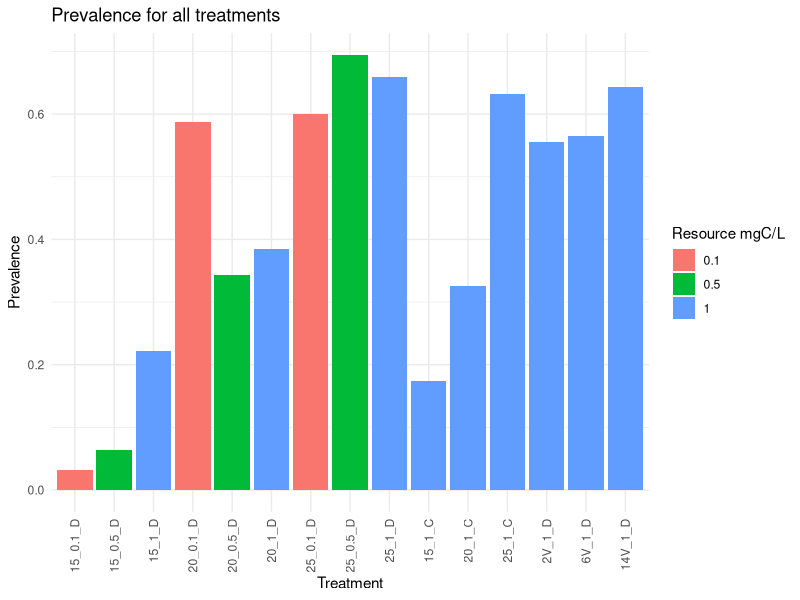
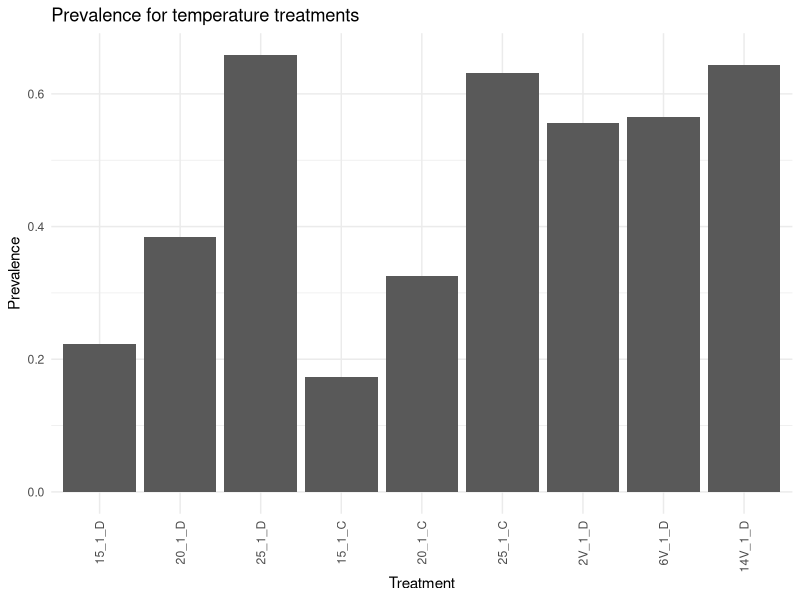
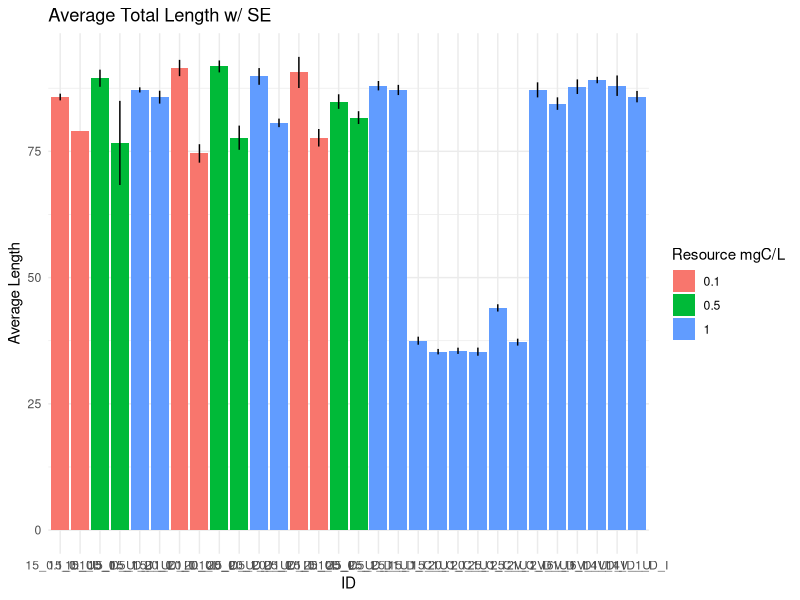
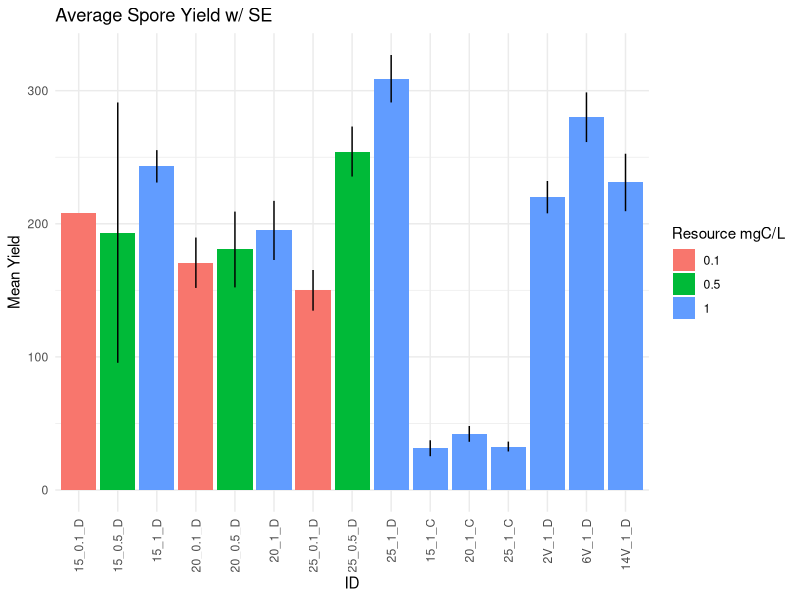
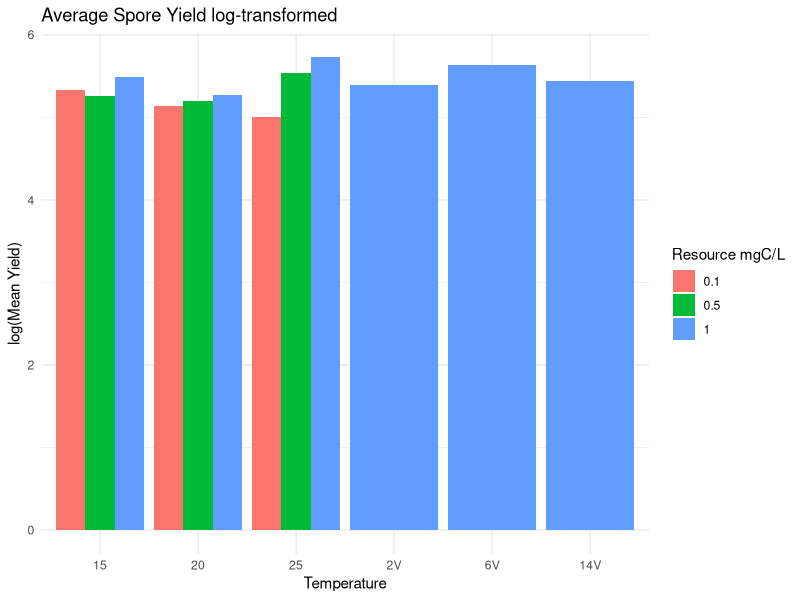
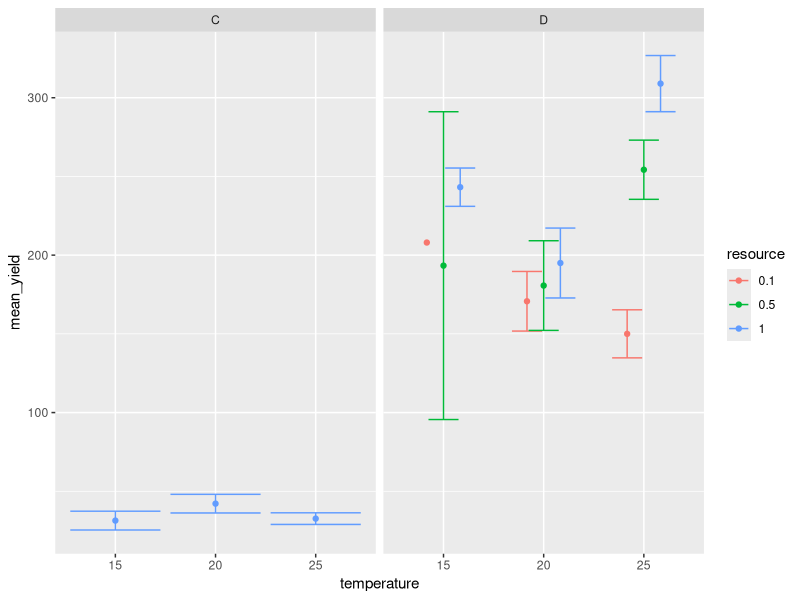
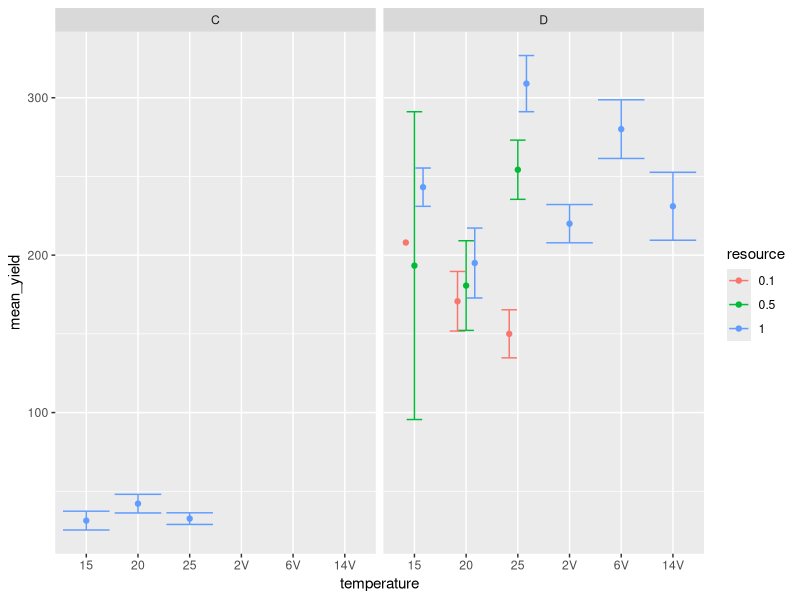
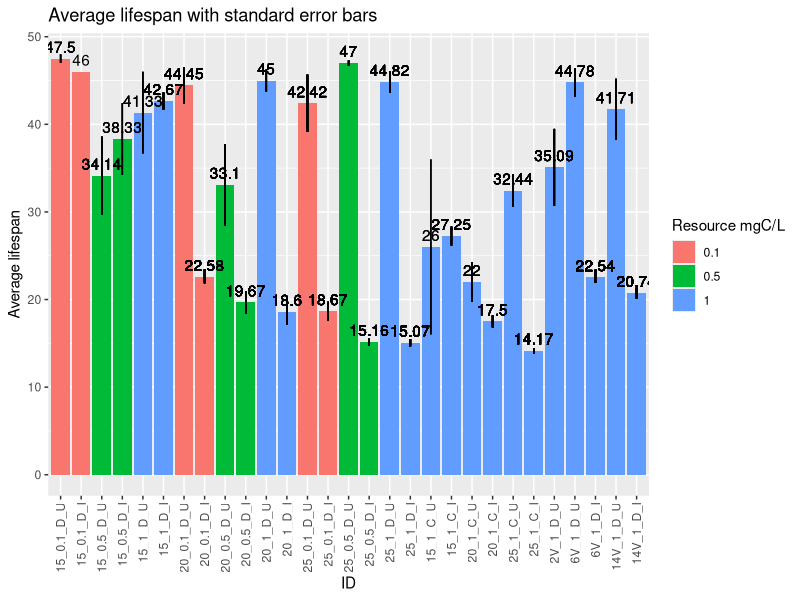

The R script that drew these images, in order: (Note: this script raises an error after producing the figures.)
## ---- chunk 1
knitr::opts_chunk$set(echo = TRUE)
knitr::opts_chunk$set(tidy.opts=list(width.cutoff=50),tidy=TRUE)
## ---- chunk 2
library(tidyverse)
library(magrittr)
library(lubridate)
library(ggpubr)
library(here)
## ---- chunk 3
# treatments <- read_csv(here("raw_data/treatments.csv"))
fitness <- read_csv(here("raw_data/main_fitness_data.csv"))
mort <- read_csv(here("raw_data/main_mort_data.csv"))
## ---- chunk 4
const_temp <- c("15", "20", "25")
mort$resource <- as.factor(mort$resource)
fitness$resource <- as.factor(fitness$resource)
## ---- chunk 5
prev_threshold = 3125
## ---- chunk 6

inf_status <- mort %>% select(tube,inf)

mort %<>% filter(!male %in% c(1) & !missing %in% c(1)) %>% select(-c(male,missing))

prevalence <- mort %>% drop_na(inf) #remove observations with NA for infection status

spores <- mort %>% drop_na(inf) %>% mutate(spore_yield = spore_RAW*(spore_water_added+1))
spores %<>% mutate(ID = paste(temp, resource, species,sep = "_"))


mort %<>% mutate(inf_status = ifelse(inf==1, "I", "U")) %>% filter(inf_status %in% c("I","U"))

mort %<>% mutate(ID = paste(temp, resource, species, inf_status,sep = "_"))


newOrder <- c("15_0.1_D_U","15_0.1_D_I","15_0.5_D_U","15_0.5_D_I","15_1_D_U","15_1_D_I",
              "20_0.1_D_U","20_0.1_D_I","20_0.5_D_U","20_0.5_D_I","20_1_D_U","20_1_D_I",
              "25_0.1_D_U","25_0.1_D_I","25_0.5_D_U","25_0.5_D_I","25_1_D_U","25_1_D_I",
              "15_1_C_U","15_1_C_I","20_1_C_U","20_1_C_I","25_1_C_U","25_1_C_I",
              "2V_1_D_U","2V_1_D_I","6V_1_D_U","6V_1_D_I","14V_1_D_U","14V_1_D_I")

mort$ID <- factor(mort$ID, levels = newOrder)

treatment_factors <- mort %>% dplyr::select(ID,temp,resource, species, inf_status)
treatment_factors %<>% rename(.,temperature = temp)
treatment_factors %<>% distinct()
treatment_factors$ID <- factor(treatment_factors$ID, levels = newOrder)
treatment_factors$resource <- as.factor(treatment_factors$resource)



prevalence %<>% mutate(ID = paste(temp, resource, species,sep = "_"))

prevOrder <- c("15_0.1_D","15_0.5_D","15_1_D",
              "20_0.1_D","20_0.5_D","20_1_D",
              "25_0.1_D","25_0.5_D","25_1_D",
              "15_1_C","20_1_C","25_1_C",
              "2V_1_D","6V_1_D","14V_1_D")

prevalence$ID <- factor(prevalence$ID, levels = prevOrder)

prevalence %<>% rename(.,infection_status = inf)

prev_treatment_factors <- prevalence %>% dplyr::select(ID,temp,resource, species)
prev_treatment_factors %<>% rename(.,temperature = temp)
prev_treatment_factors %<>% distinct()
prev_treatment_factors$ID <- factor(prev_treatment_factors$ID, levels = prevOrder)


prevalence %<>% group_by(ID) %>% summarize(n = n(), infected = sum(infection_status), prev = sum(infection_status)/n())
prevalence %<>% left_join(.,prev_treatment_factors)
prevalence %>% ggplot(.,aes(x=as.factor(ID),y=prev, fill=as.factor(resource))) +
  geom_col(position="dodge") + 
  labs(title = "Prevalence for all treatments", fill = "Resource mgC/L", x = "Treatment", y = "Prevalence") + theme_minimal() +
  theme(axis.text.x = element_text(angle = 90, vjust = 0.5, hjust=1))

prevalence %>% filter(resource==1) %>% ggplot(.,aes(x=as.factor(ID),y=prev)) +
  geom_col(position="dodge") + 
  labs(title = "Prevalence for temperature treatments", x = "Treatment", y = "Prevalence") + theme_minimal() +
  theme(axis.text.x = element_text(angle = 90, vjust = 0.5, hjust=1))
## ---- chunk 7
length <- mort %>% group_by(ID) %>% 
  summarize(n=n(), 
            mean_length = mean(length_RAW, na.rm = T), 
            var = var(length_RAW, na.rm = T), 
            se = sqrt(var(length_RAW,na.rm = T)/n()))
length %<>% left_join(.,treatment_factors)
length %>% ggplot(., aes(x=ID, y=mean_length, fill=as.factor(resource))) +
  geom_col(position="dodge") +
  geom_linerange(aes(ymin = mean_length-se, ymax = mean_length+se)) +
  labs(title = "Average Total Length w/ SE", fill = "Resource mgC/L", x = "ID", y="Average Length") + theme_minimal()


## ---- chunk 8

spores %<>% filter(spore_yield>0) %>% group_by(ID) %>% 
  summarize(mean_yield = mean(spore_yield, na.rm=T), 
            # NAs removed but there should be no NAs after the filter
            var = var(spore_yield, na.rm = T), 
            se = sqrt(var(spore_yield, na.rm = T)/n()))
spores %<>% left_join(.,prev_treatment_factors)

spores$ID <- factor(spores$ID, levels = prevOrder)
spores$temperature <- factor(spores$temperature, levels = c("15", "20", "25", "2V", "6V", "14V"))

spores %>% ggplot(., aes(x=ID, y=mean_yield, fill=as.factor(resource))) + 
  geom_col(position="dodge") + 
  geom_linerange(aes(ymin = mean_yield-se, ymax = mean_yield+se)) +
  labs(title = "Average Spore Yield w/ SE", y = "Mean Yield", fill = "Resource mgC/L", x = "ID") + theme_minimal() +
  theme(axis.text.x = element_text(angle = 90, vjust = 0.5, hjust=1))
spores %>% ggplot(., aes(x=as.factor(temperature), y=log(mean_yield), fill=as.factor(resource))) + 
  geom_col(position="dodge") + 
  labs(title = "Average Spore Yield log-transformed", y = "log(Mean Yield)", fill = "Resource mgC/L", x = "Temperature") + theme_minimal()
# mort %>% ggplot(., aes(x=ID, y=spore_yield)) + 
#   geom_boxplot() + 
#   labs(title = "Spore Yield", y = "Spores", x = "ID") + theme_minimal() +
#   theme(axis.text.x = element_text(angle = 90, vjust = 0.5, hjust=1))


spores %>% filter(temperature %in% const_temp) %>%  
  ggplot(., aes(x=temperature, y = mean_yield, group = resource, color = resource)) + 
  geom_point(aes(), position = position_dodge(width = 0.5)) + 
  geom_errorbar(aes(ymin = mean_yield-se, ymax = mean_yield+se), position = position_dodge(width = 0.5)) +
  facet_wrap(vars(species))

spores %>% 
  ggplot(., aes(x=temperature, y = mean_yield, group = resource, color = resource)) + 
  geom_point(aes(), position = position_dodge(width = 0.5)) + 
  geom_errorbar(aes(ymin = mean_yield-se, ymax = mean_yield+se), position = position_dodge(width = 0.5)) +
  facet_wrap(vars(species))


## ---- chunk 9
# spore_prev <- left_join(spores, prevalence)
# spore_prev %<>% mutate(.,potential = mean_yield*prev)
# spore_prev %>% ggplot(.,aes(x=ID, y=potential)) + geom_col()
## ---- chunk 10
lifespan <- mort %>% filter(!removed %in% c(1) & !KBP %in% c(1)) %>% select(-c(removed,KBP))
lifespan %<>% select(ID, mortality_day)
lifespan %<>% mutate(birth_day = "4/5/22")
#mdy(lifespan$birth_date)
lifespan %<>% transmute(ID=ID, birthday=mdy(birth_day), deathday=mdy(mortality_day))
lifespan %<>% mutate(span = deathday - birthday)



lifespan %<>% left_join(.,treatment_factors)


mean_span <- lifespan %>% group_by(ID) %>% summarize(mean_span = mean(span, na.rm=T),
                                                     var = var(span, na.rm = T),
                                                     se = sqrt(var(span, na.rm = T)/n()),
                                                     resource = unique(resource),
                                                     temperature = unique(temperature),
                                                     inf_status = unique(inf_status),
                                                     species = species)

mean_span %<>% filter(ID!="2V_1_D_I")

mean_span$species <- factor(mean_span$species, levels = c("D", "C"))

mean_span %>% ggplot(.,aes(x=ID, y=as.numeric(mean_span), fill=as.factor(resource))) +
  geom_col(position="dodge") + 
  geom_linerange(aes(ymin = mean_span-se, ymax = mean_span+se)) +
  geom_text(aes(label=round(as.numeric(mean_span), digits = 2)), vjust = -0.5) +
  labs(title = "Average lifespan with standard error bars", y = "Average lifespan", fill = "Resource mgC/L") +
  theme(axis.text.x = element_text(angle = 90, vjust = 0.5, hjust=1))

mean_span %>% filter(temperature %in% const_temp) %>%
  ggplot(.,aes(x=temperature, y = as.numeric(mean_span),color = inf_status)) + 
  geom_point(aes(), position = position_dodge(width = 0.5)) + 
  geom_errorbar(aes(ymin = mean_span-se, ymax = mean_span+se), position = position_dodge(width = 0.5)) +
  facet_wrap(. ~ resource + species, nrow=1)


# lifespan %>% drop_na() %>% ggplot(.,aes(x=as.factor(temperature), y = as.numeric(span), fill=as.factor(resource))) + geom_boxplot(position="dodge") + labs(title="avearge lifespan", x="temperature", y ="lifespan")
# 
# lifespan %>% drop_na() %>% ggplot(.,aes(x=ID, y = as.numeric(span), fill=as.factor(resource))) + geom_boxplot(position = "dodge") + 
#   stat_summary(geom="text", fun=quantile, aes(label=sprintf("%1.1f", ..y..), color=factor(ID)), position=position_nudge(y=0.35), size=3.5) + theme_minimal() + guides(color=F) + labs(title = "Host lifespan", y = "days", fill = "Resource mgC/L")
## ---- chunk 11

## ---- chunk 12
# fitness %<>% select(-c(temp:KBP))
# fitness %<>% pivot_longer(.,cols=2:46, names_to = "date", values_to = "fitness")
## ---- chunk 13
# fitness %<>% left_join(.,mort, by="tube")
# fit_by_ID_date <- fitness %>% group_by(ID, tube) %>% summarize(daily_fit = sum(fitness, na.rm = T), ID=ID, n=n()) # removed NAs
# fit_average <- fitness %>% group_by(ID, tube) %>%
#   summarize(n = n(),total_fit = sum(fitness, na.rm = T), mean_fit = mean(total_fit, na.rm = T), var = var(total_fit, na.rm = T), se = sqrt(var(total_fit, na.rm = T)/n())) # remove NAs
# fit_average %<>% left_join(.,treatment_factors)
# 
# fit_average$ID <- factor(fit_average$ID, levels = newOrder)
# 
# fit_average %>% ggplot(., aes(x=ID, y=mean_fit, fill=as.factor(resource))) +
#   geom_col(position="dodge") +
#   geom_linerange(aes(ymin = mean_fit-se, ymax = mean_fit+se)) +
#   labs(title = "Average Total Fitness w/ SE", fill = "Resource mgC/L", x = "ID", y="Average Fitness") + theme_minimal() +
#   theme(axis.text.x = element_text(angle = 90, vjust = 0.5, hjust=1))
## ---- chunk 14
prop_alive <- mort %>% filter(species=="D" & temp %in% const_temp) %>% 
  filter(is.na(removed) & is.na(KBP)) %>%
  group_by(temp, resource) %>%
  summarize(n = n(),
            alive = sum(is.na(mortality_day)))

## ---- chunk 15
prevalence %>% filter(temperature %in% const_temp & species =="D") %>%
  ggplot(.,aes(x=temperature, y = prev, group = resource, color = resource)) +
  geom_point() +
  geom_line()
## ---- chunk 16
spores %>% filter(temperature %in% const_temp) %>%  
  ggplot(., aes(x=temperature, y = mean_yield, group = resource, color = resource)) + 
  geom_point(aes(), position = position_dodge(width = 0.5)) + 
  geom_errorbar(aes(ymin = mean_yield-se, ymax = mean_yield+se), position = position_dodge(width = 0.5)) +
  facet_wrap(vars(species))
## ---- chunk 17
length %>% filter(temperature %in% const_temp & species =="D") %>% 
  ggplot(., aes(x=temperature, y = mean_length, color = inf_status)) + 
  geom_point() + 
  geom_errorbar(aes(ymin = mean_length-se, ymax = mean_length+se)) + 
  facet_wrap(vars(resource))
## ---- chunk 18
mean_span %>% filter(temperature %in% const_temp) %>%
  ggplot(.,aes(x=temperature, y = as.numeric(mean_span),color = inf_status)) + 
  geom_point(aes(), position = position_dodge(width = 0.5)) + 
  geom_errorbar(aes(ymin = mean_span-se, ymax = mean_span+se), position = position_dodge(width = 0.5)) +
  facet_wrap(. ~ resource + species, nrow=1)
## ---- chunk 19
day_columns <- c("4/10/22", "4/11/22", "4/12/22", "4/13/22",
                 "4/14/22", "4/15/22", "4/16/22", "4/17/22",
                 "4/18/22", "4/19/22", "4/20/22", "4/21/22",
                 "4/22/22", "4/23/22", "4/24/22", "4/25/22",
                 "4/26/22", "4/27/22", "4/28/22", "4/29/22",
                 "4/30/22", "5/1/22", "5/2/22", "5/3/22",
                 "5/4/22", "5/5/22", "5/6/22", "5/7/22",
                 "5/8/22", "5/9/22", "5/10/22", "5/11/22",
                 "5/12/22", "5/13/22", "5/14/22", "5/15/22",
                 "5/16/22", "5/17/22", "5/18/22", "5/19/22",
                 "5/20/22", "5/21/22", "5/22/22", "5/23/22")
day_columns <- c(which(names(fitness) %in% day_columns))

fecundity <- fitness %>% select(tube, temp, resource, species, male, REMOVED, KBP)

fitness_mat <- fitness %>% select(day_columns)
birth_sums <- rowSums(fitness_mat, na.rm = T)
fecundity$tot_births <- birth_sums

fecundity %<>% left_join(.,inf_status)
# fecundity %<>% inner_join(.,treatment_factors) #this doesn't work. fix it

fecundity %<>% filter(is.na(male) & is.na(REMOVED) & is.na(KBP)) %>% 
  group_by(temp, resource, species, inf) %>% 
  summarize(mean_births = mean(tot_births, na.rm=T),
            var = var(tot_births, na.rm = T),
            se = sqrt(var(tot_births, na.rm = T)/n()),
            resource = unique(resource),
            temperature = unique(temp),
            inf_status = unique(inf),
            species = species)
## ---- chunk 20
library(rstatix)

lifespan %<>% filter(span>0) #remove after re-downloading data
lifespan %<>% filter(temperature %in% c(15, 20, 25))

lifespan_1 <- lifespan %>% filter(species == "D")

lifespan_lm_1 <- lm(as.numeric(span) ~ temperature * resource * inf_status, data = lifespan_1)

summary(lifespan_lm_1)
ggqqplot(residuals(lifespan_lm_1))

shapiro_test(residuals(lifespan_lm_1))

lifespan$span <- as.numeric(lifespan$span)

lifespan %>% group_by(as.factor(temperature), as.factor(resource)) %>% shapiro_test(span)

lifespan_1 %>% mutate(span = as.numeric(span)) %>% 
  group_by(temperature, resource, inf_status) %>% 
  filter(n() > 2) %>% 
  shapiro_test(span)


lifespan_aov_1 <- aov(span ~ temperature * resource* inf_status, data = lifespan_1)

summary(lifespan_aov_1)


lifespan %>% ggplot(.,aes(span)) + geom_histogram() + facet_wrap(vars(ID))

## ---- chunk 21

lifespan_2 <- lifespan %>% filter(resource == 1)

lifespan_lm_2 <- lm(as.numeric(span) ~ temperature * species * inf_status, data = lifespan_2)

summary(lifespan_lm_2)
ggqqplot(residuals(lifespan_lm_2))

shapiro_test(residuals(lifespan_lm_2))


lifespan_2 %>% mutate(span = as.numeric(span)) %>% 
  group_by(temperature, resource, inf_status) %>% 
  shapiro_test(span)


lifespan_aov_2 <- aov(span ~ temperature * species * inf_status, data = lifespan)

summary(lifespan_aov_2)
## ---- chunk 22
first_repd <- fitness %>% filter(is.na(male)) %>% pivot_longer(.,8:52)
# first_repd_check <- first_repd %>% group_by(tube) %>%
#   summarize(fitness = sum(value, na.rm = T)) %>%
#   filter(fitness>0) %>%
#   ungroup()

first_repd %<>% group_by(tube, temp, resource, species) %>%
  filter(value>0) %>%
  filter(row_number() == 1) %>%
  ungroup()

#first_repd has 625 observations and there were 707 total tubes after removing males
#this means 82 individuals never had babies?

stage_time <- first_repd %>% group_by(temp, resource, species) %>%
  summarize(total = n(), date = name) %>%
  group_by(temp, resource, species, date) %>%
  summarize(n = n(), total = total) %>% 
  distinct()

stage_time %<>% group_by(temp, resource, species) %>% 
  mutate(perc = cumsum(n)/total) %>%
  ungroup()

stage_time %<>% mutate(treatment = paste(temp, resource, species, sep = "_"))

stage_time %>% filter(temp %in% c(15, 20, 25)) %>% ggplot(.,aes(x=date, y=perc, color = resource, shape = species, group = treatment)) +
  geom_point() + 
  geom_line() + 
  facet_grid(rows = vars(temp)) + 
  theme(axis.text.x = element_text(angle = 70, vjust = 0.5, hjust=0.5)) + 
  labs(y = "Percent Adult")

stage_time %>% filter(temp %in% c(20, "2V", "6V", "14V") & species == "D" & resource == 1) %>% ggplot(.,aes(x=date, y=perc, group = treatment)) +
  geom_point() + 
  geom_line() + 
  facet_grid(rows = vars(temp)) + 
  theme(axis.text.x = element_text(angle = 70, vjust = 0.5, hjust=0.5)) + 
  labs(y = "Percent Adult")

stage_time %>% filter(temp %in% c(15, 20, 25))  %>% select(treatment, total) %>% distinct() %>% 
  ggplot(.,aes(x=treatment, y=total)) + geom_col() +
  theme(axis.text.x = element_text(angle = 70, vjust = 0.5, hjust=0.5))

stage_time %>% filter(temp %in% c(20, "2V", "6V", "14V") & species == "D" & resource == 1) %>% select(treatment, total) %>% distinct()  %>% 
  ggplot(.,aes(x=treatment, y=total)) + geom_col() +
  theme(axis.text.x = element_text(angle = 70, vjust = 0.5, hjust=0.5))


## ---- chunk 23
#rmarkdown::render(here('workshop/exploration_main.Rmd'), output_format = "pdf_document",output_file = here("main.pdf"))
